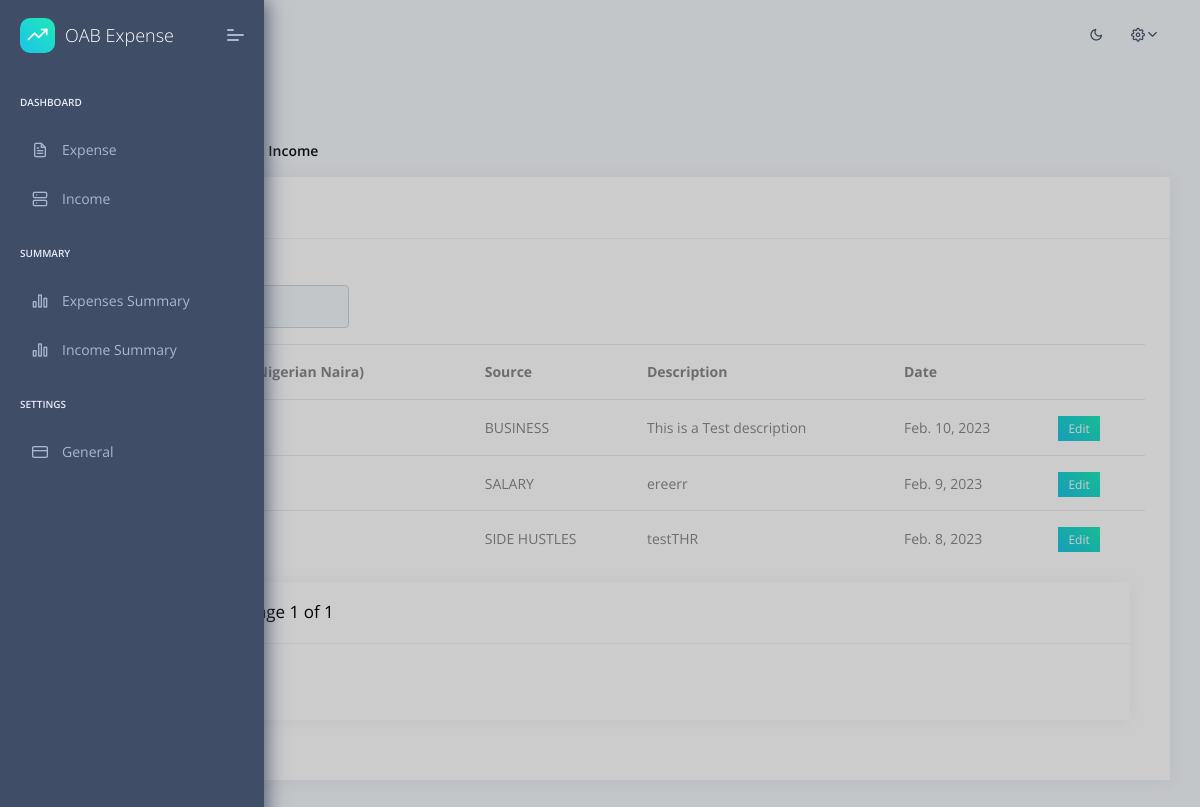
Screenshot of /income/ (signed in) with the database file from the repository.
### apps/userpreferences/models.py (models this page shows, shortened)
class UserPreference(models.Model):
    user = models.OneToOneField(to=User, on_delete=models.CASCADE)
    currency = models.CharField(max_length=255, blank=True, null=True)

### apps/income/models.py (models this page shows, shortened)
class Income(models.Model):
    amount = models.FloatField()  # DECIMAL
    date = models.DateField(default=now)
    description = models.TextField()
    owner = models.ForeignKey(to=User, on_delete=models.CASCADE)
    source = models.CharField(max_length=266)
    class Meta:
        ordering: ['-date']

### apps/income/views.py (the view)
# urls.py: path('', views.income, name="income"),
@login_required(login_url="/login/")
def income(request):
    categories = Source.objects.all()
    income = Income.objects.filter(owner=request.user)
    paginator = Paginator(income, 5)
    page_number = request.GET.get('page')
    page_obj = Paginator.get_page(paginator, page_number)
    currency = UserPreference.objects.get(user=request.user).currency
    context = {
        'income': income,
        'page_obj': page_obj,
        'currency': currency
    }
    return render(request, 'income/index.html', context)

### apps/context_processors.py (called while the page is built)
def cfg_assets_root(request):
    return { 'ASSETS_ROOT' : settings.ASSETS_ROOT }

### apps/templates/income/index.html (shortened to what this page needs)
{% extends "layouts/base.html" %}
{% load static %}
{% block content %}
    <div class="pcoded-main-container">
        <div class="pcoded-wrapper">
            <div class="pcoded-content">
                <div class="pcoded-inner-content">
                    <div class="page-header">
                        <div class="page-block">
                            <div class="row align-items-center">
                                <div class="col-md-12">
                                    <div class="page-header-title">
                                        <h5 class="m-b-10">My Income</h5>
                                    </div>
                                    <ul class="breadcrumb">
                                        <li class="breadcrumb-item"><a href=""></a></li>
                                        <li class="breadcrumb-item"><a href="javascript:">My Income</a></li>
                                        <li class="breadcrumb-item"><a href="{% url 'add_income' %}">Add Income</a></li>
                                    </ul>
                                </div>
                            </div>
                        </div>
                    </div>
                 <div class="main-body">
                        <div class="page-wrapper">
                            <div class="row">
                                    <div class="col-xl-12">
                                        <div class="card">
                                            <div class="card-header">
                                            </div>
                                            <div class="card-block table-border-style">
                                                <div class="table-responsive">
                                                    <div class="">
                                                    {% if income.count %}
                                                    <div class="col-md-8 mt-3">
                                                        <div class="col-md-4">
                                                            <div class="form-group">
                                                            </div>
                                                        </div>
                                                    </div>
                                               <div class="app-table">
                                                <table class="table table-hover">
                                                    <thead>
                                                        <tr>
                                                            <th>Amount ({{currency}})</th>
                                                            <th>Source</th>
                                                            <th>Description</th>
                                                            <th>Date</th>
                                                            <th></th>
                                                        </tr>
                                                    </thead>
                                                    <tbody>
                                                        {% for income in page_obj %}
                                                        <tr>
                                                            <td>{{ income.amount}}</td>
                                                            <td>{{ income.source}}</td>
                                                            <td>{{ income.description}}</td>
                                                            <td>{{ income.date}}</td>
                                                            <td><a class="label theme-bg text-white f-12" href="{% url 'income-edit' income.id %}">Edit</a></td>
                                                        </tr>
                                                        {% endfor %}
                                                    </tbody>
                                                </table>
                                               </div>
                                                </div>
                                                    <div class="col-sm-12 pagination-container">
                                                        <div class="card">
                                                            <div class="card-header">
                                                                <h5>Showing page {{page_obj.number}} of {{page_obj.paginator.num_pages}}</h5>
                                                            </div>
                                                            <div class="card-body">
                                                            </div>
                                                        </div>
                                                    </div>
                                                    {% endif %}
                                                </div>
                                            </div>
                                        </div>
                                    </div>
                            </div>
                         </div>
                    </div>
                </div>
            </div>
        </div>
    </div>
{% endblock content %}

### rows the page displays
UserPreference: currency "NGN - Nigerian Naira"
Income: source "BUSINESS", description "This is a Test description", date "Feb. 10, 2023"
Income: source "SALARY", description "ereerr", date "Feb. 9, 2023"
Income: source "SIDE HUSTLES", description "testTHR", date "Feb. 8, 2023"

### other values shown
{{ page_obj.number }} "1"
{{ page_obj.paginator.num_pages }} "1"
